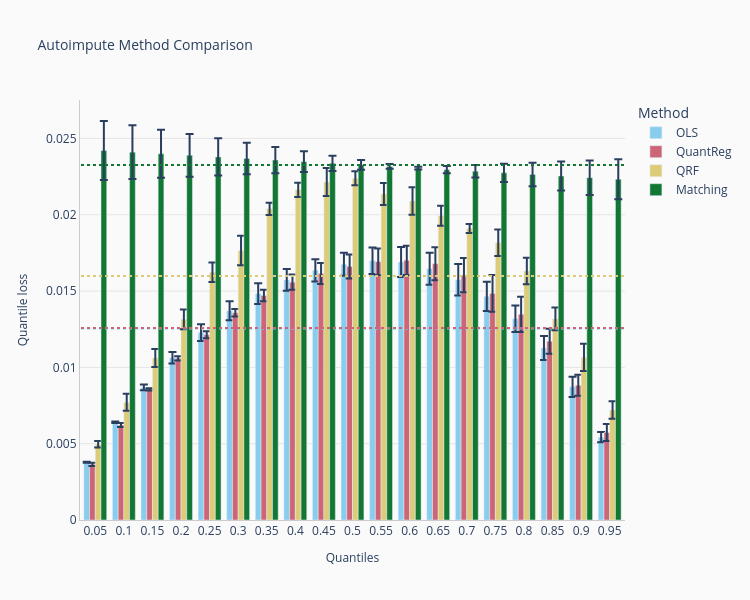

Notebook code cell kept with this figure:
### Markdown cell above
## Visualizing method comparison

Visualize how different methods perform across quantiles provides insight into which methods are most appropriate for different parts of the distribution.

### Code cell
# Extract the quantiles used in the evaluation
comparison_viz = method_comparison_results(
    data=results.cv_results,
    metric="quantile_loss",
    data_format="wide",
)
fig = comparison_viz.plot(
    title="Autoimpute Method Comparison",
    show_mean=True,
)
fig.show()

### Figure 1 — Plotly figure (JSON) as saved in the notebook; plotly's stock layout.template omitted (floating-point values rounded to 4 significant figures)
{"data": [{"alignmentgroup": "True", "error_y": {"array": [3.678e-05, 5.052e-05, 0.0001883, 0.0003785, 0.0005478, 0.0006245, 0.000679, 0.0007156, 0.0007296, 0.0007569, 0.0008639, 0.0009801, 0.001052, 0.00103, 0.000959, 0.000866, 0.0007846, 0.0006596, 0.0003346]}, "hovertemplate": "Method=OLS<br>Quantiles=%{x}<br>Quantile loss=%{y}<extra></extra>", "legendgroup": "OLS", "marker": {"color": "#88CCEE", "pattern": {"shape": ""}}, "name": "OLS", "offsetgroup": "OLS", "orientation": "v", "showlegend": true, "textposition": "auto", "type": "bar", "x": ["0.05", "0.1", "0.15", "0.2", "0.25", "0.3", "0.35", "0.4", "0.45", "0.5", "0.55", "0.6", "0.65", "0.7", "0.75", "0.8", "0.85", "0.9", "0.95"], "xaxis": "x", "y": [0.003786, 0.006404, 0.008682, 0.01064, 0.01228, 0.0137, 0.01483, 0.01573, 0.01636, 0.01676, 0.01699, 0.01691, 0.01647, 0.01574, 0.01466, 0.01318, 0.01127, 0.008723, 0.005425], "yaxis": "y"}, {"alignmentgroup": "True", "error_y": {"array": [0.0001105, 0.0001315, 7.328e-05, 0.0001376, 0.0002254, 0.0002388, 0.000369, 0.0004971, 0.0006841, 0.0007856, 0.0008657, 0.000961, 0.001076, 0.001125, 0.001211, 0.001155, 0.0008206, 0.0006875, 0.0005599]}, "hovertemplate": "Method=QuantReg<br>Quantiles=%{x}<br>Quantile loss=%{y}<extra></extra>", "legendgroup": "QuantReg", "marker": {"color": "#CC6677", "pattern": {"shape": ""}}, "name": "QuantReg", "offsetgroup": "QuantReg", "orientation": "v", "showlegend": true, "textposition": "auto", "type": "bar", "x": ["0.05", "0.1", "0.15", "0.2", "0.25", "0.3", "0.35", "0.4", "0.45", "0.5", "0.55", "0.6", "0.65", "0.7", "0.75", "0.8", "0.85", "0.9", "0.95"], "xaxis": "x", "y": [0.003648, 0.006221, 0.008561, 0.01059, 0.01214, 0.01358, 0.01471, 0.01558, 0.01616, 0.01661, 0.01692, 0.01701, 0.01679, 0.01604, 0.01485, 0.01348, 0.01171, 0.008832, 0.005732], "yaxis": "y"}, {"alignmentgroup": "True", "error_y": {"array": [0.00021, 0.0005577, 0.0005914, 0.0006466, 0.0006428, 0.0009665, 0.000404, 0.0004681, 0.0009201, 0.0004569, 0.000721, 0.0009019, 0.0006548, 0.0002965, 0.0008698, 0.0008694, 0.0007435, 0.0008949, 0.0005736]}, "hovertemplate": "Method=QRF<br>Quantiles=%{x}<br>Quantile loss=%{y}<extra></extra>", "legendgroup": "QRF", "marker": {"color": "#DDCC77", "pattern": {"shape": ""}}, "name": "QRF", "offsetgroup": "QRF", "orientation": "v", "showlegend": true, "textposition": "auto", "type": "bar", "x": ["0.05", "0.1", "0.15", "0.2", "0.25", "0.3", "0.35", "0.4", "0.45", "0.5", "0.55", "0.6", "0.65", "0.7", "0.75", "0.8", "0.85", "0.9", "0.95"], "xaxis": "x", "y": [0.004959, 0.00771, 0.01061, 0.01315, 0.01623, 0.01766, 0.02039, 0.02163, 0.02214, 0.02239, 0.02136, 0.02091, 0.01993, 0.0191, 0.01816, 0.01632, 0.01318, 0.01065, 0.007206], "yaxis": "y"}, {"alignmentgroup": "True", "error_y": {"array": [0.001937, 0.001757, 0.001577, 0.001397, 0.001217, 0.001038, 0.0008581, 0.0006789, 0.0005004, 0.0003237, 0.0001551, 9.066e-05, 0.0002393, 0.0004138, 0.0005916, 0.0007705, 0.0009499, 0.00113, 0.001309]}, "hovertemplate": "Method=Matching<br>Quantiles=%{x}<br>Quantile loss=%{y}<extra></extra>", "legendgroup": "Matching", "marker": {"color": "#117733", "pattern": {"shape": ""}}, "name": "Matching", "offsetgroup": "Matching", "orientation": "v", "showlegend": true, "textposition": "auto", "type": "bar", "x": ["0.05", "0.1", "0.15", "0.2", "0.25", "0.3", "0.35", "0.4", "0.45", "0.5", "0.55", "0.6", "0.65", "0.7", "0.75", "0.8", "0.85", "0.9", "0.95"], "xaxis": "x", "y": [0.02421, 0.0241, 0.024, 0.02389, 0.02379, 0.02368, 0.02358, 0.02348, 0.02337, 0.02327, 0.02316, 0.02306, 0.02295, 0.02285, 0.02275, 0.02264, 0.02254, 0.02243, 0.02233], "yaxis": "y"}], "layout": {"barmode": "group", "height": 600, "legend": {"title": {"text": "Method"}, "tracegroupgap": 0}, "paper_bgcolor": "#FAFAFA", "plot_bgcolor": "#FAFAFA", "shapes": [{"line": {"color": "#88CCEE", "dash": "dot", "width": 2}, "name": "OLS Mean", "type": "line", "x0": -0.5, "x1": 18.5, "y0": 0.01255, "y1": 0.01255}, {"line": {"color": "#CC6677", "dash": "dot", "width": 2}, "name": "QuantReg Mean", "type": "line", "x0": -0.5, "x1": 18.5, "y0": 0.01259, "y1": 0.01259}, {"line": {"color": "#DDCC77", "dash": "dot", "width": 2}, "name": "QRF Mean", "type": "line", "x0": -0.5, "x1": 18.5, "y0": 0.01598, "y1": 0.01598}, {"line": {"color": "#117733", "dash": "dot", "width": 2}, "name": "Matching Mean", "type": "line", "x0": -0.5, "x1": 18.5, "y0": 0.02327, "y1": 0.02327}], "title": {"font": {"size": 14}, "text": "Autoimpute Method Comparison"}, "width": 750, "xaxis": {"anchor": "y", "domain": [0, 1], "gridcolor": "#E5E5E5", "gridwidth": 1, "linecolor": "#CCCCCC", "showgrid": false, "showline": true, "title": {"font": {"size": 12}, "text": "Quantiles"}, "zeroline": false}, "yaxis": {"anchor": "x", "domain": [0, 1], "gridcolor": "#E5E5E5", "gridwidth": 1, "linecolor": "#CCCCCC", "showgrid": true, "showline": true, "title": {"font": {"size": 12}, "text": "Quantile loss"}, "zeroline": false}}}
